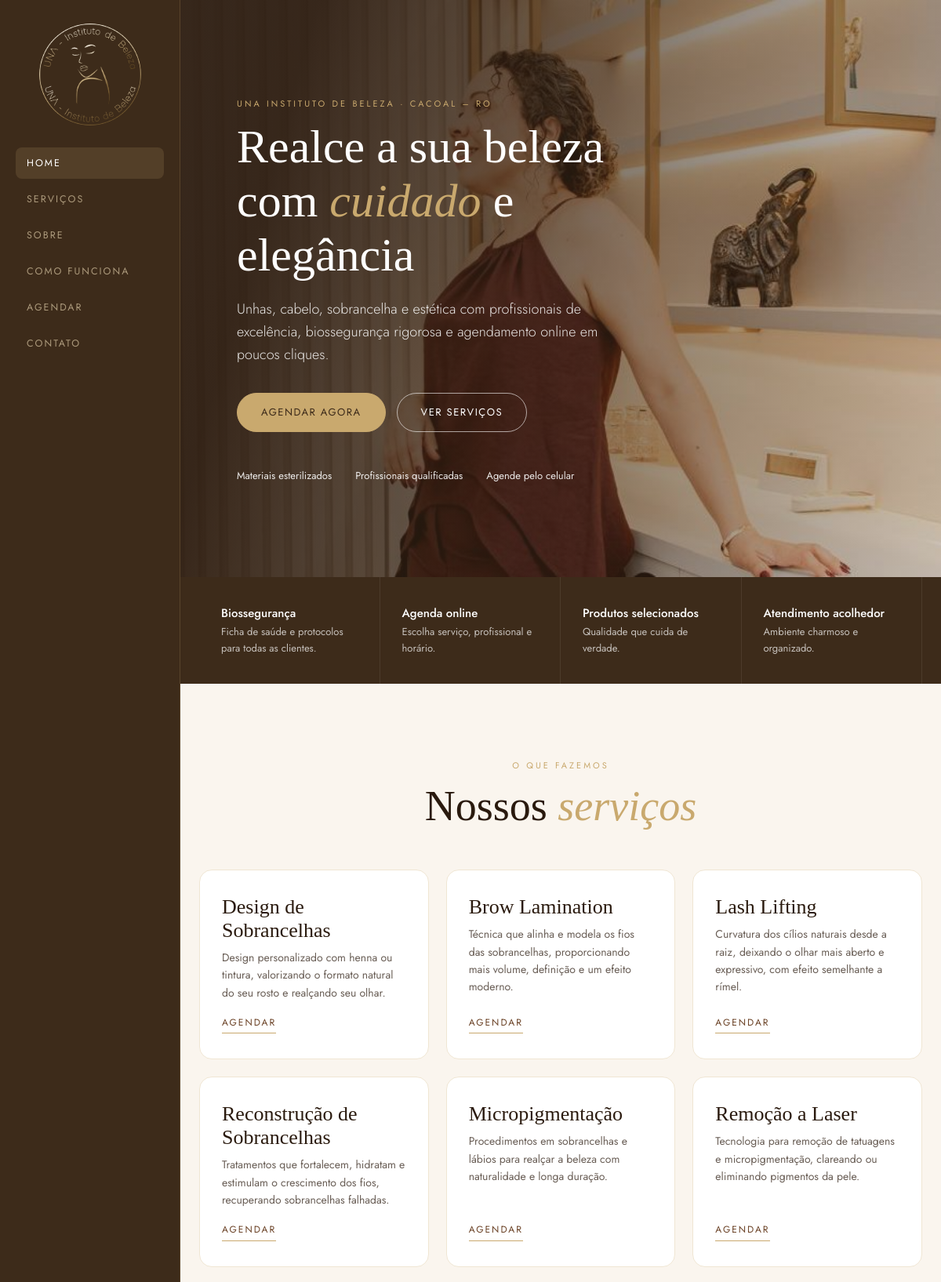
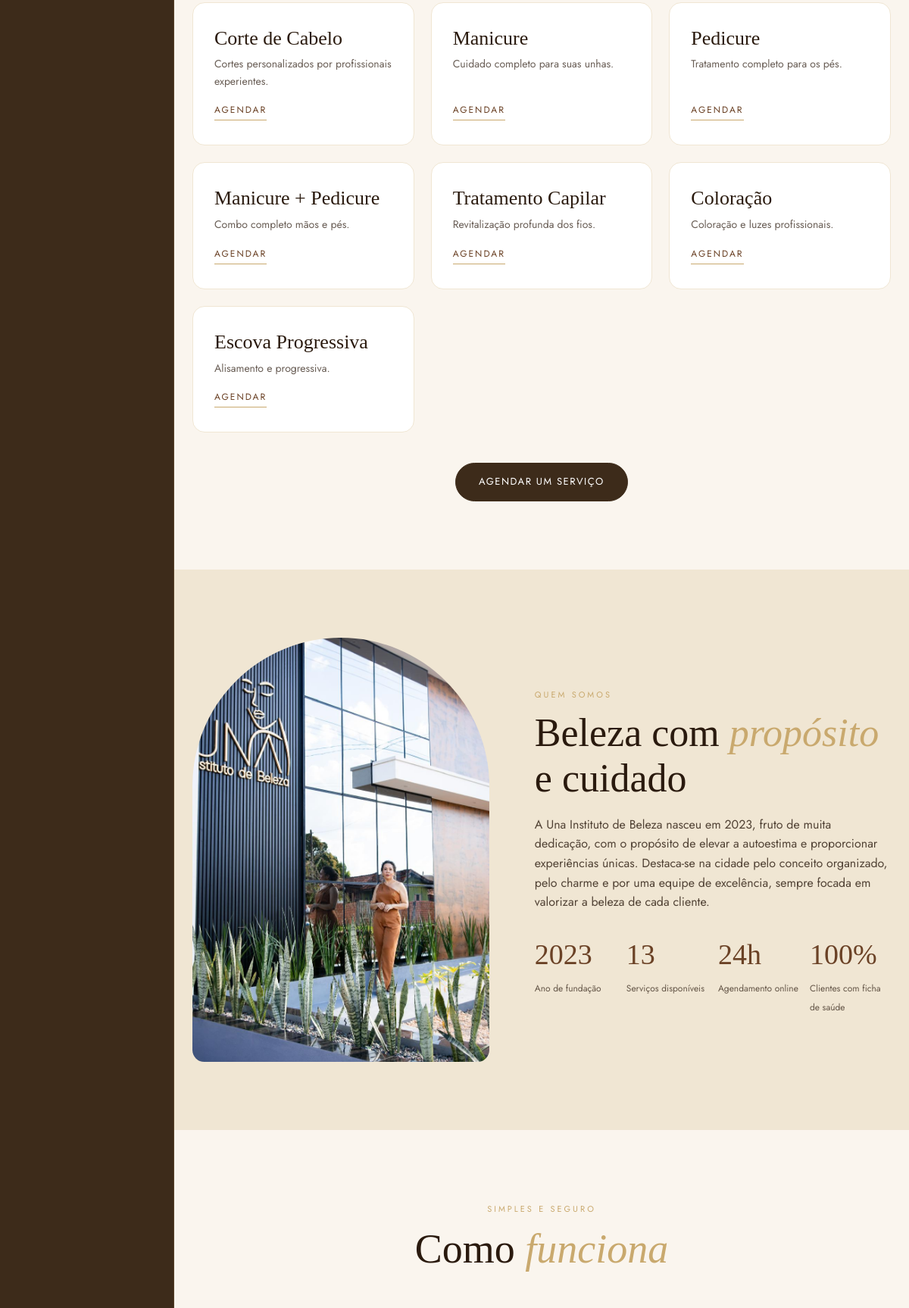
The page / (upper part) on the database its author committed (2 pictures, top to bottom).
### agendamentos/models.py (models this page shows, shortened)
class Servico(models.Model):
    CATEGORIA_CHOICES = [
        ("corte", "Corte / Cabelo"),
        ("manicure", "Manicure / Pedicure"),
        ("tratamento", "Tratamento Capilar"),
        ("coloracao", "Coloração"),
        ("sobrancelha", "Sobrancelha / Cílios"),
        ("estetica", "Estética Facial"),
    ]
    nome = models.CharField(max_length=100)
    categoria = models.CharField(max_length=20, choices=CATEGORIA_CHOICES)
    preco = models.DecimalField(max_digits=8, decimal_places=2)
    duracao_min = models.IntegerField(help_text="Duração em minutos")
    icone = models.CharField(
        max_length=40, blank=True, help_text="Classe do ícone, ex.: bi-scissors"
    )
    descricao = models.TextField(blank=True)
    ativo = models.BooleanField(default=True)
    class Meta:
        verbose_name = "Serviço"
        verbose_name_plural = "Serviços"

### agendamentos/views.py (the view)
# urls.py: path("", views.home, name="home"),
def home(request):
    servicos = Servico.objects.filter(ativo=True)
    return render(request, "index.html", {"servicos": servicos})

### templates/index.html (shortened to what this page needs)
<!DOCTYPE html>
<html lang="pt-br">
<head>
  <link rel="stylesheet" href="https://cdn.jsdelivr.net/npm/bootstrap-icons@1.13.1/font/bootstrap-icons.min.css">
  <link rel="stylesheet" href="/static/css/home.css">
</head>
<body>
<aside class="menu" id="menu">
  <a href="#inicio" class="logo-wrap"><img src="/static/img/logo_redonda.png" alt="Una Instituto de Beleza"></a>
  <nav>
    <ul>
      <li><a href="#inicio" class="on">Home</a></li>
      <li><a href="#servicos">Serviços</a></li>
      <li><a href="#sobre">Sobre</a></li>
      <li><a href="#como-funciona">Como funciona</a></li>
      <li><a href="{% url 'agendamentos:agendamento' %}">Agendar</a></li>
      <li><a href="#contato">Contato</a></li>
    </ul>
  </nav>
</aside>
<div class="conteudo">
<section class="hero" id="inicio">
  <div class="wrap">
    <span class="label">Una Instituto de Beleza · Cacoal – RO</span>
    <h1>Realce a sua beleza com <em>cuidado</em> e elegância</h1>
    <p class="sub">Unhas, cabelo, sobrancelha e estética com profissionais de excelência, biossegurança rigorosa e agendamento online em poucos cliques.</p>
    <div class="cta">
      <a href="{% url 'agendamentos:agendamento' %}" class="btn btn-ouro">Agendar agora</a>
      <a href="#servicos" class="btn btn-linha">Ver serviços</a>
    </div>
    <div class="selos">
      <span>Materiais esterilizados</span>
      <span>Profissionais qualificadas</span>
      <span>Agende pelo celular</span>
    </div>
  </div>
</section>
<div class="faixa">
  <div class="wrap">
    <div class="it"><div><h4>Biossegurança</h4><p>Ficha de saúde e protocolos para todas as clientes.</p></div></div>
    <div class="it"><div><h4>Agenda online</h4><p>Escolha serviço, profissional e horário.</p></div></div>
    <div class="it"><div><h4>Produtos selecionados</h4><p>Qualidade que cuida de verdade.</p></div></div>
    <div class="it"><div><h4>Atendimento acolhedor</h4><p>Ambiente charmoso e organizado.</p></div></div>
  </div>
</div>
<section id="servicos">
  <div class="wrap">
    <div class="cab"><span class="label">O que fazemos</span><h2>Nossos <em>serviços</em></h2></div>
    <div class="grade">
      {% for servico in servicos %}
      <div class="card">
        <h3>{{ servico.nome }}</h3>
        <p>{{ servico.descricao|default:"Fale com a gente para saber mais sobre esse serviço." }}</p>
        <a class="mais" href="{% url 'agendamentos:agendamento' %}">Agendar</a>
      </div>
      {% empty %}
      <p style="grid-column:1/-1;text-align:center">Nenhum serviço cadastrado no momento.</p>
      {% endfor %}
    </div>
    <div class="centro"><a href="{% url 'agendamentos:agendamento' %}" class="btn btn-esc">Agendar um serviço</a></div>
  </div>
</section>
<section class="sobre" id="sobre">
  <div class="wrap">
    <img src="/static/img/loja.jpg" alt="Espaço da Una">
    <div>
      <span class="label">Quem somos</span>
      <h2>Beleza com <em>propósito</em> e cuidado</h2>
      <p>A Una Instituto de Beleza nasceu em 2023, fruto de muita dedicação, com o propósito de elevar a autoestima e proporcionar experiências únicas. Destaca-se na cidade pelo conceito organizado, pelo charme e por uma equipe de excelência, sempre focada em valorizar a beleza de cada cliente.</p>
      <div class="nums">
        <div><b>2023</b><span>Ano de fundação</span></div>
        <div><b>{{ servicos|length }}</b><span>Serviços disponíveis</span></div>
        <div><b>24h</b><span>Agendamento online</span></div>
        <div><b>100%</b><span>Clientes com ficha de saúde</span></div>
      </div>
    </div>
  </div>
</section>
<section id="como-funciona">
  <div class="wrap">
    <div class="cab"><span class="label">Simples e seguro</span><h2>Como <em>funciona</em></h2></div>
  </div>
</section>
</div>
</body>
</html>

### static/css/home.css (style rules this page uses)
* { box-sizing:border-box;margin:0;padding:0 }
:root { --m:#3D2B1A;--mm:#6B4226;--d:#C9A96E;--dc:#E8D5B0;--c:#FAF5EE;--ce:#F0E6D3;--t:#2A1A0E }
html { scroll-behavior:smooth }
body { font-family:'Jost',sans-serif;color:var(--t);background:var(--c);line-height:1.6 }
h1,h2,h3 { font-family:'Cormorant Garamond',serif;font-weight:400;line-height:1.15 }
em { color:var(--d);font-style:italic }
a { text-decoration:none;color:inherit }
.wrap { max-width:1180px;margin:0 auto;padding:0 24px }
.label { display:inline-block;font-size:11px;letter-spacing:3px;text-transform:uppercase;color:var(--d);margin-bottom:12px }
section { padding:90px 0 }
.btn { font-family:inherit;display:inline-flex;align-items:center;gap:8px;padding:14px 30px;border-radius:40px;font-size:13px;letter-spacing:1.5px;text-transform:uppercase;border:1.5px solid var(--d);transition:.25s;cursor:pointer }
.btn-ouro { background:var(--d);color:var(--m) }
.btn-linha { color:#fff;border-color:rgba(255,255,255,.6) }
.btn-esc { background:var(--m);border-color:var(--m);color:#fff }
.menu { position:fixed;inset:0 auto 0 0;width:230px;background:var(--m);display:flex;flex-direction:column;align-items:center;padding:30px 20px;z-index:100;border-right:1px solid rgba(201,169,110,.2);overflow-y:auto }
.logo-wrap img { width:130px;height:130px;border-radius:50%;margin-bottom:28px;display:block }
.menu nav { width:100%;flex:1 }
.menu ul { list-style:none }
.menu li { margin-bottom:6px }
.menu nav a { display:flex;align-items:center;gap:12px;color:rgba(232,213,176,.65);font-size:12.5px;letter-spacing:2px;text-transform:uppercase;padding:10px 14px;border-radius:8px;transition:.3s }
.menu nav a:hover,.menu nav a.on { background:rgba(201,169,110,.16);color:#fff }
.conteudo { margin-left:230px;overflow-x:hidden }
.hero { position:relative;min-height:92vh;display:flex;align-items:center;color:#fff;padding:60px 0; background:linear-gradient(105deg,rgba(42,26,14,.93) 15%,rgba(61,43,26,.55) 60%,rgba(61,43,26,.25)),url(/static/img/proficional.jpg) 78% 20%/cover }
.hero .wrap { max-width:none;margin:0;width:100%;padding:0 clamp(28px,6vw,90px) }
.hero h1 { font-size:clamp(38px,5vw,70px);max-width:540px;margin-bottom:20px }
.hero p.sub { font-size:18px;max-width:500px;opacity:.88;margin-bottom:34px;font-weight:300 }
.hero .cta { display:flex;gap:14px;flex-wrap:wrap;margin-bottom:46px }
.selos { display:flex;gap:30px;flex-wrap:wrap;font-size:13px;opacity:.9 }
.selos span { display:flex;align-items:center;gap:8px }
.faixa { background:var(--m);color:#fff;padding:0 }
.faixa .wrap { display:grid;grid-template-columns:repeat(auto-fit,minmax(230px,1fr)) }
.faixa .it { padding:34px 28px;border-right:1px solid rgba(255,255,255,.08) }
.faixa h4 { font-weight:500;font-size:15px;margin-bottom:2px }
.faixa p { font-size:13px;opacity:.7 }
.cab { text-align:center;max-width:640px;margin:0 auto 50px }
.cab h2 { font-size:clamp(34px,5vw,54px) }
.grade { display:grid;grid-template-columns:repeat(auto-fit,minmax(215px,1fr));gap:22px }
.card { background:#fff;border:1px solid var(--ce);border-radius:16px;padding:32px 28px;transition:.3s;display:flex;flex-direction:column }
.card h3 { font-size:26px;margin-bottom:8px }
.card p { font-size:14px;opacity:.7;flex:1;margin-bottom:18px }
.card .mais { align-self:flex-start;font-size:12px;letter-spacing:2px;text-transform:uppercase;color:var(--mm);border-bottom:1px solid var(--d);padding-bottom:3px }
.centro { text-align:center;margin-top:40px }
.sobre { background:var(--ce) }
.sobre .wrap { display:grid;grid-template-columns:1fr 1.2fr;gap:60px;align-items:center }
.sobre img { width:100%;max-height:560px;object-fit:cover;border-radius:200px 200px 16px 16px }
.sobre h2 { font-size:clamp(34px,4.5vw,52px);margin-bottom:18px }
.sobre p { opacity:.8;margin-bottom:26px }
.nums { display:grid;grid-template-columns:repeat(4,1fr);gap:14px }
.nums b { display:block;font-family:'Cormorant Garamond',serif;font-size:38px;color:var(--mm);font-weight:400 }
.nums span { font-size:12px;opacity:.7 }

### rows shown on the page
Servico: nome "Design de Sobrancelhas", descricao "Design personalizado com henna ou tintura, valorizando o formato natural do seu rosto e realçando seu olhar."
Servico: nome "Brow Lamination", descricao "Técnica que alinha e modela os fios das sobrancelhas, proporcionando mais volume, definição e um efeito moderno."
Servico: nome "Lash Lifting", descricao "Curvatura dos cílios naturais desde a raiz, deixando o olhar mais aberto e expressivo, com efeito semelhante a rímel."
Servico: nome "Reconstrução de Sobrancelhas", descricao "Tratamentos que fortalecem, hidratam e estimulam o crescimento dos fios, recuperando sobrancelhas falhadas."
Servico: nome "Micropigmentação", descricao "Procedimentos em sobrancelhas e lábios para realçar a beleza com naturalidade e longa duração."
Servico: nome "Remoção a Laser", descricao "Tecnologia para remoção de tatuagens e micropigmentação, clareando ou eliminando pigmentos da pele."
Servico: nome "Corte de Cabelo", descricao "Cortes personalizados por profissionais experientes."
Servico: nome "Manicure", descricao "Cuidado completo para suas unhas."
Servico: nome "Pedicure", descricao "Tratamento completo para os pés."
Servico: nome "Manicure + Pedicure", descricao "Combo completo mãos e pés."
Servico: nome "Tratamento Capilar", descricao "Revitalização profunda dos fios."
Servico: nome "Coloração", descricao "Coloração e luzes profissionais."
Servico: nome "Escova Progressiva", descricao "Alisamento e progressiva."

### other values the page prints
{{ servicos|length }} "13"
